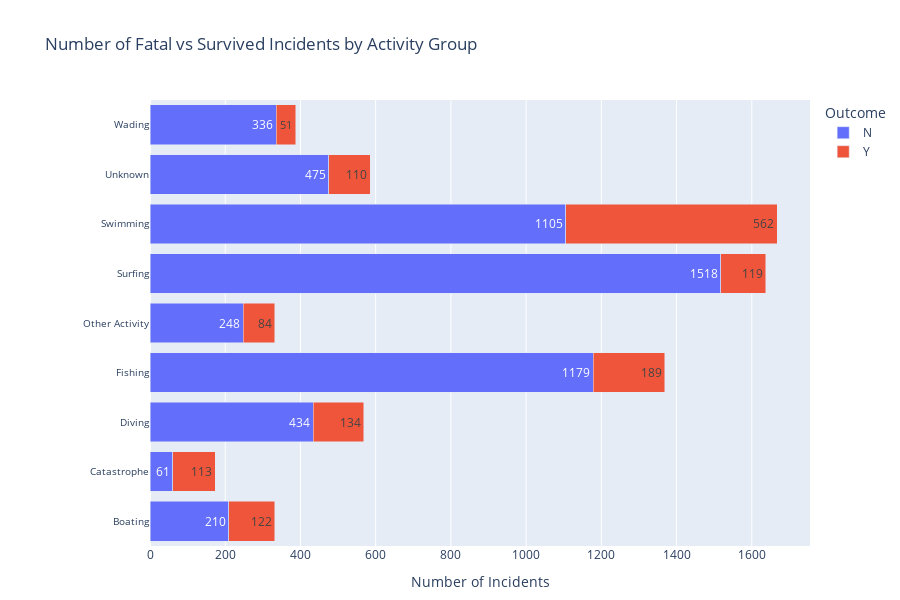

The code cell stored with this chart in its notebook:
### Code cell
from utils import clean_fatal_column
df = clean_fatal_column(df)

# Calculate counts instead of proportions for absolute numbers
activity_fatal_counts = (
    df.groupby(["Activity_group", "Fatal Y/N"])["Fatal Y/N"]
    .count()
    .rename("Count")
    .reset_index()
)

# Calculate fatality count per activity for ordering
fatal_counts = df[df["Fatal Y/N"] == "Did not survive"].groupby("Activity_group")["Fatal Y/N"].count()
fatal_order = fatal_counts.sort_values(ascending=False).index.tolist()

# Create horizontal stacked bar chart with absolute counts and labels
fig = px.bar(
    activity_fatal_counts,
    y="Activity_group",
    x="Count",
    color="Fatal Y/N",
    barmode="stack",
    category_orders={"Activity_group": fatal_order},
    text="Count",
    title="Number of Fatal vs Survived Incidents by Activity Group",
    labels={
        "Activity_group": " ",
        "Count": "Number of Incidents",
        "Fatal Y/N": "Outcome",
    },
    orientation="h",
)

fig.update_traces(textposition="inside")

fig.update_layout(
    height=600,  # or larger for more groups
    xaxis_title='Number of Incidents',
    showlegend=True,
    margin=dict(t=100, b=40, l=150, r=40)  # increase left margin for longer names
)
fig.update_yaxes(tickfont=dict(size=10))

fig.show()

### Figure 1 — Plotly figure (JSON) as saved in the notebook; plotly's stock layout.template omitted (floating-point values rounded to 4 significant figures)
{"data": [{"alignmentgroup": "True", "hovertemplate": "Outcome=N<br>Number of Incidents=%{text}<br> =%{y}<extra></extra>", "legendgroup": "N", "marker": {"color": "#636efa", "pattern": {"shape": ""}}, "name": "N", "offsetgroup": "N", "orientation": "h", "showlegend": true, "text": [210, 61, 434, 1179, 248, 1518, 1105, 475, 336], "textposition": "inside", "type": "bar", "x": [210, 61, 434, 1179, 248, 1518, 1105, 475, 336], "xaxis": "x", "y": ["Boating", "Catastrophe", "Diving", "Fishing", "Other Activity", "Surfing", "Swimming", "Unknown", "Wading"], "yaxis": "y"}, {"alignmentgroup": "True", "hovertemplate": "Outcome=Y<br>Number of Incidents=%{text}<br> =%{y}<extra></extra>", "legendgroup": "Y", "marker": {"color": "#EF553B", "pattern": {"shape": ""}}, "name": "Y", "offsetgroup": "Y", "orientation": "h", "showlegend": true, "text": [122, 113, 134, 189, 84, 119, 562, 110, 51], "textposition": "inside", "type": "bar", "x": [122, 113, 134, 189, 84, 119, 562, 110, 51], "xaxis": "x", "y": ["Boating", "Catastrophe", "Diving", "Fishing", "Other Activity", "Surfing", "Swimming", "Unknown", "Wading"], "yaxis": "y"}], "layout": {"barmode": "stack", "height": 600, "legend": {"title": {"text": "Outcome"}, "tracegroupgap": 0}, "margin": {"b": 40, "l": 150, "r": 40, "t": 100}, "showlegend": true, "title": {"text": "Number of Fatal vs Survived Incidents by Activity Group"}, "xaxis": {"anchor": "y", "domain": [0, 1], "title": {"text": "Number of Incidents"}}, "yaxis": {"anchor": "x", "categoryarray": [], "categoryorder": "array", "domain": [0, 1], "tickfont": {"size": 10}, "title": {"text": " "}}}}
